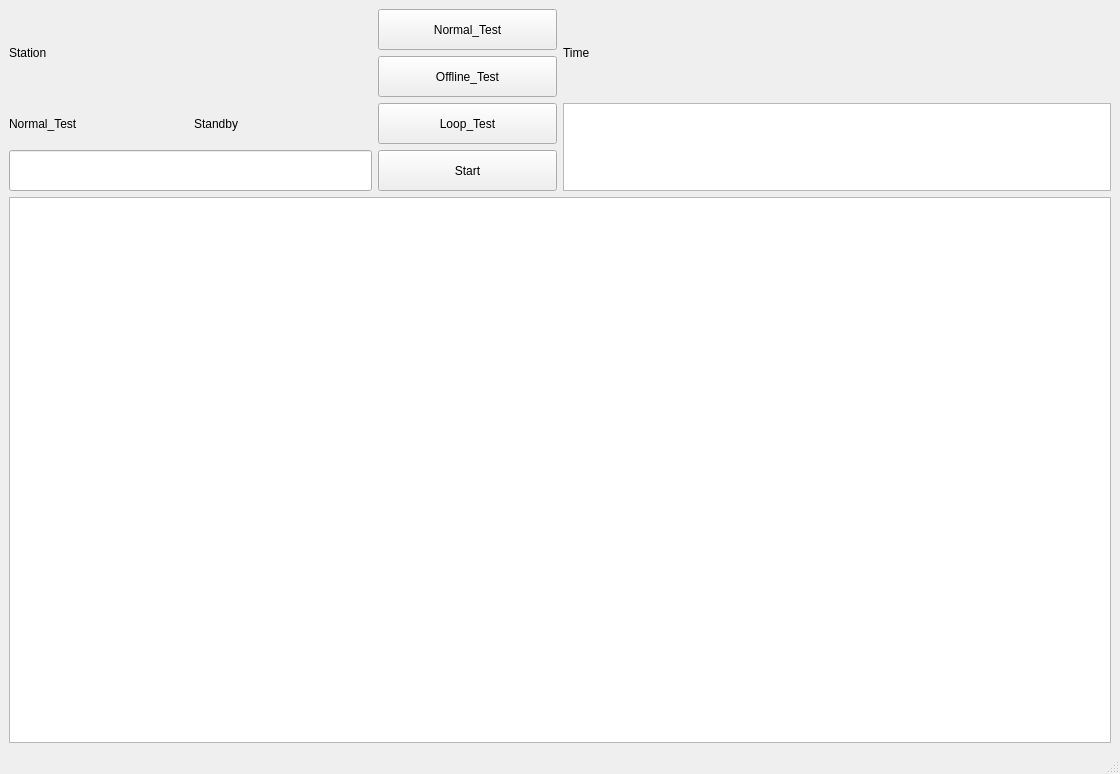
<?xml version="1.0" encoding="UTF-8"?>
<ui version="4.0">
 <class>MainWindow</class>
 <widget class="QMainWindow" name="MainWindow">
  <property name="geometry">
   <rect>
    <x>0</x>
    <y>0</y>
    <width>1120</width>
    <height>774</height>
   </rect>
  </property>
  <property name="windowTitle">
   <string>MainWindow</string>
  </property>
  <widget class="QWidget" name="centralwidget">
   <layout class="QHBoxLayout" name="horizontalLayout_2">
    <item>
     <layout class="QVBoxLayout" name="verticalLayout_2" stretch="1,3">
      <property name="sizeConstraint">
       <enum>QLayout::SetDefaultConstraint</enum>
      </property>
      <item>
       <layout class="QHBoxLayout" name="horizontalLayout" stretch="1,1">
        <item>
         <layout class="QGridLayout" name="gridLayout">
          <item row="2" column="2">
           <widget class="QPushButton" name="pushButton_3">
            <property name="sizePolicy">
             <sizepolicy hsizetype="Minimum" vsizetype="Ignored">
              <horstretch>0</horstretch>
              <verstretch>0</verstretch>
             </sizepolicy>
            </property>
            <property name="text">
             <string>Loop_Test</string>
            </property>
           </widget>
          </item>
          <item row="0" column="2">
           <widget class="QPushButton" name="pushButton">
            <property name="sizePolicy">
             <sizepolicy hsizetype="Minimum" vsizetype="Ignored">
              <horstretch>0</horstretch>
              <verstretch>0</verstretch>
             </sizepolicy>
            </property>
            <property name="text">
             <string>Normal_Test</string>
            </property>
           </widget>
          </item>
          <item row="2" column="0">
           <widget class="QLabel" name="label_2">
            <property name="sizePolicy">
             <sizepolicy hsizetype="Preferred" vsizetype="Ignored">
              <horstretch>0</horstretch>
              <verstretch>0</verstretch>
             </sizepolicy>
            </property>
            <property name="text">
             <string>Normal_Test</string>
            </property>
           </widget>
          </item>
          <item row="3" column="0" colspan="2">
           <widget class="QLineEdit" name="lineEdit">
            <property name="sizePolicy">
             <sizepolicy hsizetype="Expanding" vsizetype="Ignored">
              <horstretch>0</horstretch>
              <verstretch>0</verstretch>
             </sizepolicy>
            </property>
           </widget>
          </item>
          <item row="3" column="2">
           <widget class="QPushButton" name="pushButton_4">
            <property name="sizePolicy">
             <sizepolicy hsizetype="Minimum" vsizetype="Ignored">
              <horstretch>0</horstretch>
              <verstretch>0</verstretch>
             </sizepolicy>
            </property>
            <property name="text">
             <string>Start</string>
            </property>
           </widget>
          </item>
          <item row="2" column="1">
           <widget class="QLabel" name="label_3">
            <property name="sizePolicy">
             <sizepolicy hsizetype="Preferred" vsizetype="Ignored">
              <horstretch>0</horstretch>
              <verstretch>0</verstretch>
             </sizepolicy>
            </property>
            <property name="text">
             <string>Standby</string>
            </property>
           </widget>
          </item>
          <item row="1" column="2">
           <widget class="QPushButton" name="pushButton_2">
            <property name="sizePolicy">
             <sizepolicy hsizetype="Minimum" vsizetype="Ignored">
              <horstretch>0</horstretch>
              <verstretch>0</verstretch>
             </sizepolicy>
            </property>
            <property name="text">
             <string>Offline_Test</string>
            </property>
           </widget>
          </item>
          <item row="0" column="0" rowspan="2" colspan="2">
           <widget class="QLabel" name="label">
            <property name="sizePolicy">
             <sizepolicy hsizetype="Preferred" vsizetype="Ignored">
              <horstretch>0</horstretch>
              <verstretch>0</verstretch>
             </sizepolicy>
            </property>
            <property name="text">
             <string>Station</string>
            </property>
           </widget>
          </item>
         </layout>
        </item>
        <item>
         <layout class="QVBoxLayout" name="verticalLayout" stretch="1,1">
          <item>
           <widget class="QLabel" name="label_4">
            <property name="sizePolicy">
             <sizepolicy hsizetype="Expanding" vsizetype="Expanding">
              <horstretch>0</horstretch>
              <verstretch>0</verstretch>
             </sizepolicy>
            </property>
            <property name="text">
             <string>Time</string>
            </property>
           </widget>
          </item>
          <item>
           <widget class="QTextEdit" name="textEdit_2">
            <property name="sizePolicy">
             <sizepolicy hsizetype="Expanding" vsizetype="Expanding">
              <horstretch>0</horstretch>
              <verstretch>0</verstretch>
             </sizepolicy>
            </property>
           </widget>
          </item>
         </layout>
        </item>
       </layout>
      </item>
      <item>
       <widget class="QTextEdit" name="textEdit"/>
      </item>
     </layout>
    </item>
   </layout>
  </widget>
  <widget class="QMenuBar" name="menubar">
   <property name="geometry">
    <rect>
     <x>0</x>
     <y>0</y>
     <width>1120</width>
     <height>22</height>
    </rect>
   </property>
  </widget>
  <widget class="QStatusBar" name="statusbar"/>
 </widget>
 <resources/>
 <connections/>
</ui>
